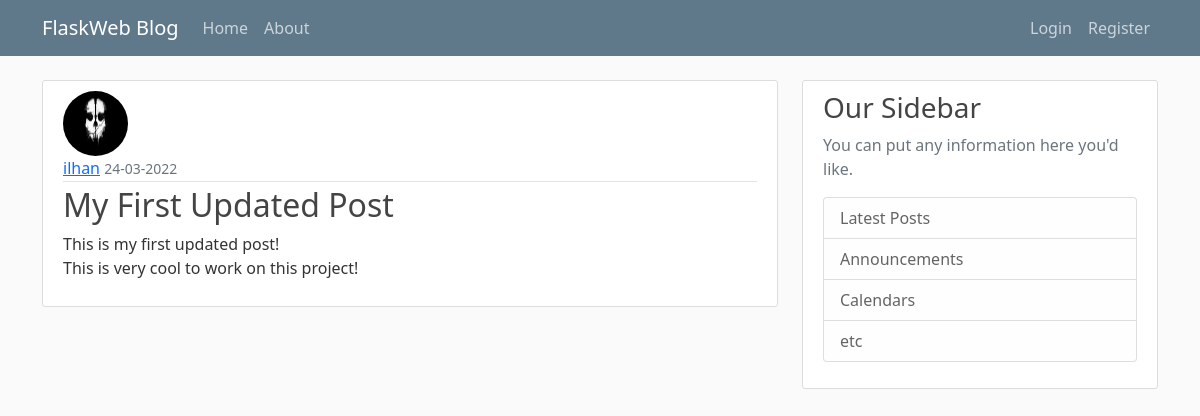
Before: /post/1 with the older database file.
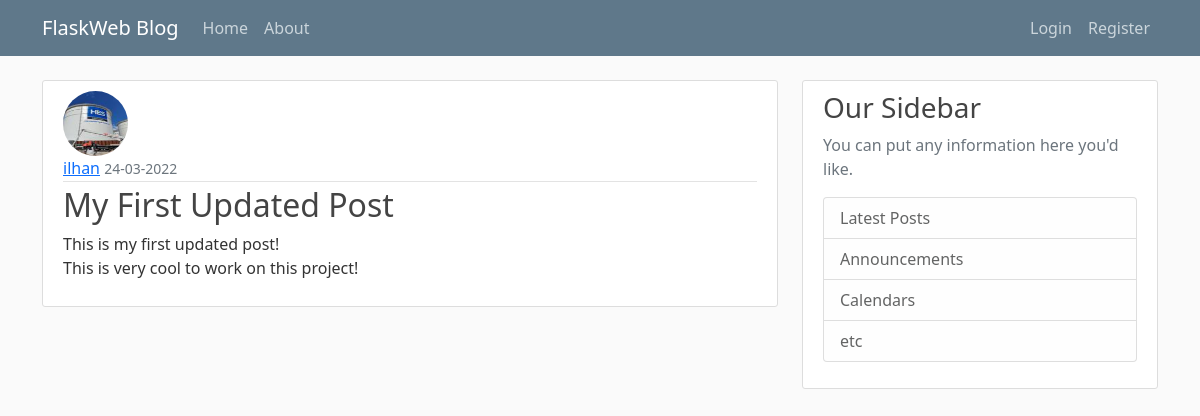
After: the same page with the newer database file.
### flaskweb/models.py (models this page shows, shortened)
class User(db.Model, UserMixin):
    id = db.Column(db.Integer, primary_key=True)
    username = db.Column(db.String(20), unique=True, nullable=False)
    email = db.Column(db.String(120), unique=True, nullable=False)
    image_file = db.Column(db.String(20), default='default.jpg', nullable=False)
    password = db.Column(db.String(60), nullable=False)
    posts = db.relationship('Post', backref='author', lazy=True)

### flaskweb/posts/routes.py (the view)
@posts.route('/post/<int:post_id>')
def post(post_id):
    post = Post.query.get_or_404(post_id)
    return render_template('post.html', title=post.title, post=post)

### flaskweb/templates/post.html (shortened to what this page needs)
{% extends "layout.html" %}
{% block content %}
    <article class="media content-section">
        <img class="rounded-circle article-img" src="{{ url_for('static', filename='profile_pics/' + post.author.image_file) }}">
        <div class="media-body">
            <div class="article-metadata">
                <a class="mr-2" href="{{ url_for('users.user_posts', username=post.author.username) }}">{{ post.author.username }}</a>
                <small class="text-muted">{{ post.date_posted.strftime('%d-%m-%Y') }}</small>
            </div>
            <h2 class="article-title">{{ post.title }}</h2>
            <p class="article-content">{{ post.content }}</p>
        </div>
    </article>
{% endblock content %}

Changed rows visible on the page:
changed User "ilhan": image_file: a different picture
